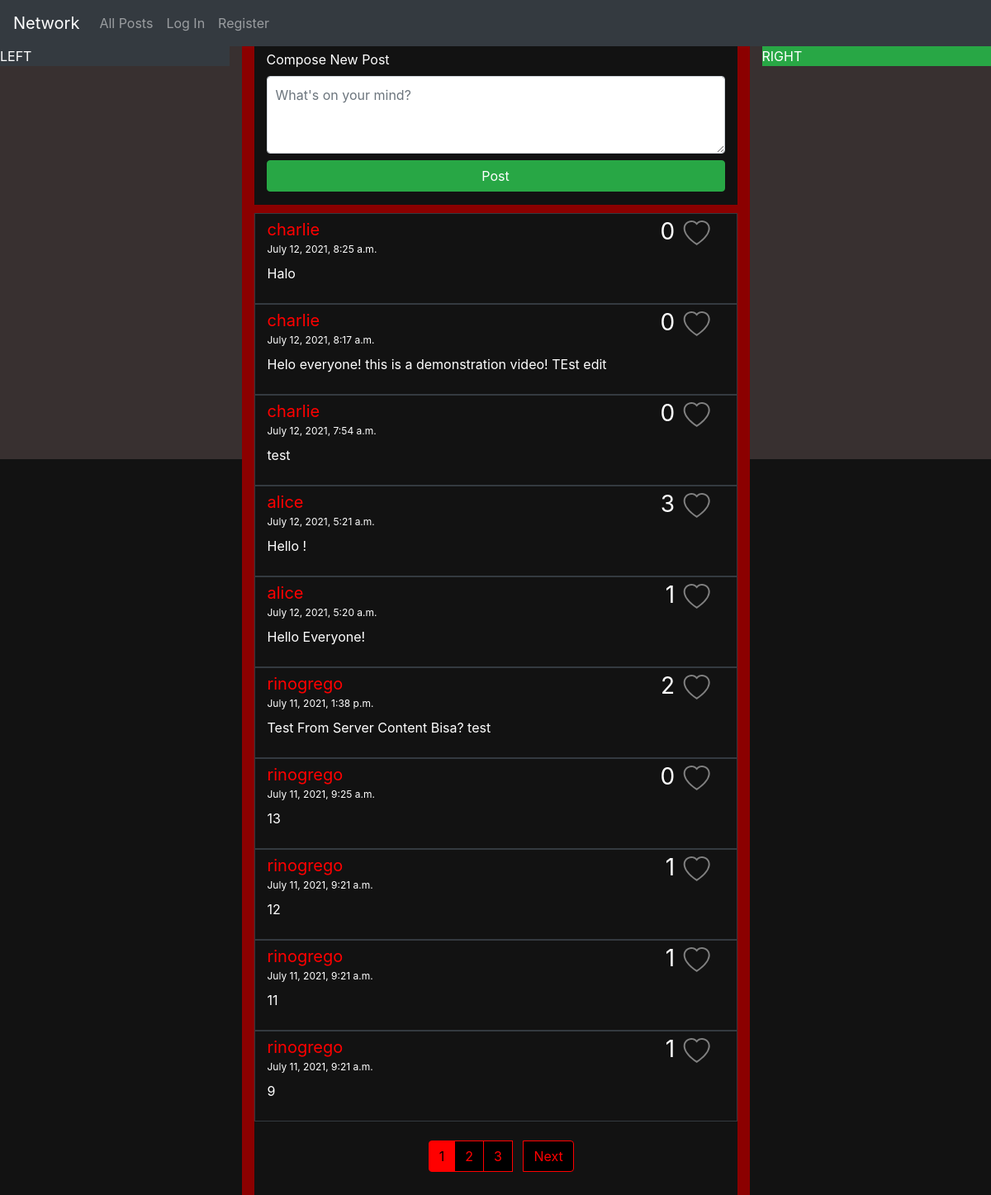
The page / on the database its author committed.
### network/models.py (models this page shows, shortened)
class Post(models.Model):
    author = models.ForeignKey(User, on_delete=models.CASCADE, related_name="posts")
    content = models.TextField(max_length=400)
    date = models.DateTimeField(auto_now_add=True)
    def is_liked(self):
        return False  # this may change depending on whether the user like the post or not.

class User(AbstractUser):
    follows = models.ManyToManyField("self", related_name="followers", symmetrical=False, blank=True)
    pass

### network/views.py (the view)
# urls.py: path("", views.index, name="index"),
def index(request):
    posts = Post.objects.all()
    posts = posts.order_by("-date").all()
    """
    Dokumentasi Pribadi

        data_posts = [] # list for posts that the user like
        for x in range(0, len(posts)):
            try:
                # if user likes the post
                ====
                    # "request.user.id" AND "posts[x].likes.get(user=request.user).id" is the same,
                    # but the former is used so that this try can throw an error, which will only happens
                    # if there is NO POST that liked by the currently logged in user.
                ====
                data_post = {
                    "is_liked": True,
                    "like_id": posts[x].likes.get(user=request.user).id,
                    "user": {
                        "id": posts[x].likes.get(user=request.user).user.id,
                        "username": posts[x].likes.get(user=request.user).user.username,
                    },
                    "post": {
                        "id": posts[x].likes.get(user=request.user).post.id,
                        "author": posts[x].likes.get(user=request.user).post.author.username,
                        "content": posts[x].likes.get(user=request.user).post.content,
                        "likes": posts[x].likes.count(),
                    },
                }
                data_posts.append(data_post)
            except:
                data_post = {
                    "is_liked": False,
                    "user": {
                        "id": request.user.id,
                        "username": request.user.username,
                    },
                    "post": {
                        "id": posts[x].id,
                        "author": posts[x].author.username,
                        "content": posts[x].content,
                        "likes": posts[x].likes.count(),
                    },
                }
                data_posts.append(data_post)
        # return JsonResponse([data_posts], safe=False)

        tests = posts[x].likes.filter(post=posts[x])
        test = [test.user.id for test in tests]
        if request.user.id in test:
            cek = {
                "user": request.user.username,
                "liked": True,
                "post": {
                    "id": posts[x].id,
                    "author": posts[x].author.username,
                    "content": posts[x].content,
                },
            }
        else:
            cek = {
                "user": request.user.username,
                "liked": False,
                "post": {
                    "id": posts[x].id,
                    "author": posts[x].author.username,
                    "content": posts[x].content,
                },
            }
        # return JsonResponse([cek], safe=False)

    """
    for post in posts:
        try:
            Like.objects.get(user=request.user, post=post)
            post.is_liked = True
        except:
            pass
    paginator = Paginator(posts, 10)
    page_number = request.GET.get('page', 1)
    page_obj = paginator.get_page(page_number)
    first_half_page = int(page_number) - 3
    if first_half_page < 1:
        first_half_page = 1
    second_half_page = int(page_number) + 4
    paginator_length = []
    for i in range(first_half_page, second_half_page):
        paginator_length.append(i)
    paginator_max = paginator.num_pages + 1
    return render(request, "network/index.html", {
        "Posts": page_obj,
        "Paginator_max": paginator_max,
        "Paginator_Length": paginator_length,
    })

### network/templates/network/index.html (shortened to what this page needs)
{% extends "network/layout.html" %}
{% load static %}
{% load define_action %}
{% block body %}
    <div class="form-container pb-2">
        <form id="new-post-form" action="{% url 'new_post' %}" method="POST">
            <div class="form-group mb-2 col-lg-12">
                <label for="postText" class="mt-1">Compose New Post</label>
                <textarea type="textarea" class="form-control" id="postText" placeholder="What's on your mind?" style="padding: 10px;" rows="3"></textarea>
            </div>
            <div class="mb-2 col-lg-12">
                <input type="submit" class="btn btn-success w-100" value="Post"/>
            </div>
        </form>
    </div>
    <div class="custom-separator"></div>
    <div class="posts-container" id="posts-container">
        {% for post in Posts %}
        <div class="post-container container-fluid pb-4 border border-dark">
            <div class="row">
                <div class="col-lg-6 col-md-6 col-sm-6 mb-2 mt-1">
                    <div class="post-author"> <a href="{% url 'view_profile' post.author %}">{{ post.author }}</a> </div>
                    <div class="post-date" style="font-size: 12px;">{{ post.date }}</div>
                </div>
                <div class="col-lg-6 col-md-6 col-sm-6">
                    {% if not post.is_liked %}
                    <a id="like-{{post.id}}-a-tag" class="like-a-tag" onclick="send_like( `{{post.id}}`, `{% url 'like' post.id %}` );">
                        <span>
                            <svg id="like-{{post.id}}-button-svg" xmlns="http://www.w3.org/2000/svg" height="32" fill="gray" class="bi bi-heart mt-2 w-25 float-right" viewBox="0 0 16 16" >
                                <path id="like-{{post.id}}-button-svg-path-line" class="like-button-svg-path-line" d="m8 2.748-.717-.737C5.6.281 2.514.878 1.4 3.053c-.523 1.023-.641 2.5.314 4.385.92 1.815 2.834 3.989 6.286 6.357 3.452-2.368 5.365-4.542 6.286-6.357.955-1.886.838-3.362.314-4.385C13.486.878 10.4.28 8.717 2.01L8 2.748zM8 15C-7.333 4.868 3.279-3.04 7.824 1.143c.06.055.119.112.176.171a3.12 3.12 0 0 1 .176-.17C12.72-3.042 23.333 4.867 8 15z"/>
                                <path id="like-{{post.id}}-button-svg-path-fill" class="like-button-svg-path-fill"  fill-rule="evenodd" d="M8 1.314C12.438-3.248 23.534 4.735 8 15-7.534 4.736 3.562-3.248 8 1.314z" style="display: none;"/>
                            </svg>
                        </span>
                    </a>
                    {% endif %}
                    <a id="post-{{post.id}}-like-count" class="float-right d-inline-block" style="font-size: 28px; text-align: center; margin-right: -6px"> {{ post.likes.count }} </a>
                </div>
            </div>
            <div class="post-content" id="post-{{post.id}}-content">
                <a id="post-{{post.id}}-content-value">{{ post.content }}</a>
            </div>
        </div>
        {% endfor %}
    </div>
    <div class="container">
        <div class="row" style="height: 100px">
            <div class="col-lg-3 col-md-3 col-sm-3"></div>
            <div class="col-lg-6 col-md-6 col-sm-6 float d-flex justify-content-center align-items-center">
                {% if Posts.has_other_pages %}
                <nav aria-label="Page navigation example">
                    <ul class="pagination">
                        {% for i in Paginator_Length %}
                            {% if Posts.number == i %}
                                <li class="page-item active paginator-list-active inActiveLink"><a class="page-link" href="?page={{ i }}">{{ i }}</a></li>
                            {% elif i < Paginator_max %}
                                <li class="page-item paginator-list"><a class="page-link" href="?page={{ i }}">{{ i }}</a></li>
                            {% endif %}
                        {% endfor %}
                        {% if Posts.has_next %}
                            <li class="page-item"><a class="page-link" href="?page={{ Posts.next_page_number }}">Next</a></li>
                        {% endif %}
                    </ul>
                </nav>
                {% endif %}
            </div>
            <div class="col-lg-3 col-md-3 col-sm-3"></div>
        </div>
    </div>
{% endblock %}

### network/static/network/styles2.css (style rules this page uses)
html { background: #121212; }
.post-author a { text-decoration: none; color: red; font-size: 20px; }
.like-a-tag { cursor: pointer; }
.custom-separator { height: 10px; background-color:darkred; }
.pagination > li > a { color:red; background-color: black; border: red 1px solid; }
.pagination > .active > a { color: black !important; background-color: red !important; border: red 1px solid !important; }
.inActiveLink { pointer-events: none; cursor: default; }

### rows shown on the page
Post: author "charlie", date "July 12, 2021, 8:25 a.m.", likes.count "0", content "Halo"
Post: author "charlie", date "July 12, 2021, 8:17 a.m.", likes.count "0", content "Helo everyone! this is a demonstration video! TEst edit"
Post: author "charlie", date "July 12, 2021, 7:54 a.m.", likes.count "0", content "test"
Post: author "alice", date "July 12, 2021, 5:21 a.m.", likes.count "3", content "Hello !"
Post: author "alice", date "July 12, 2021, 5:20 a.m.", likes.count "1", content "Hello Everyone!"
Post: author "rinogrego", date "July 11, 2021, 1:38 p.m.", likes.count "2", content "Test From Server Content Bisa? test"
Post: author "rinogrego", date "July 11, 2021, 9:25 a.m.", likes.count "0", content "13"
Post: author "rinogrego", date "July 11, 2021, 9:21 a.m.", likes.count "1", content "12"
Post: author "rinogrego", date "July 11, 2021, 9:21 a.m.", likes.count "1", content "11"
Post: author "rinogrego", date "July 11, 2021, 9:21 a.m.", likes.count "1", content "9"

### other values the page prints
{{ i }} "1"
{{ i }} "2" "3"
